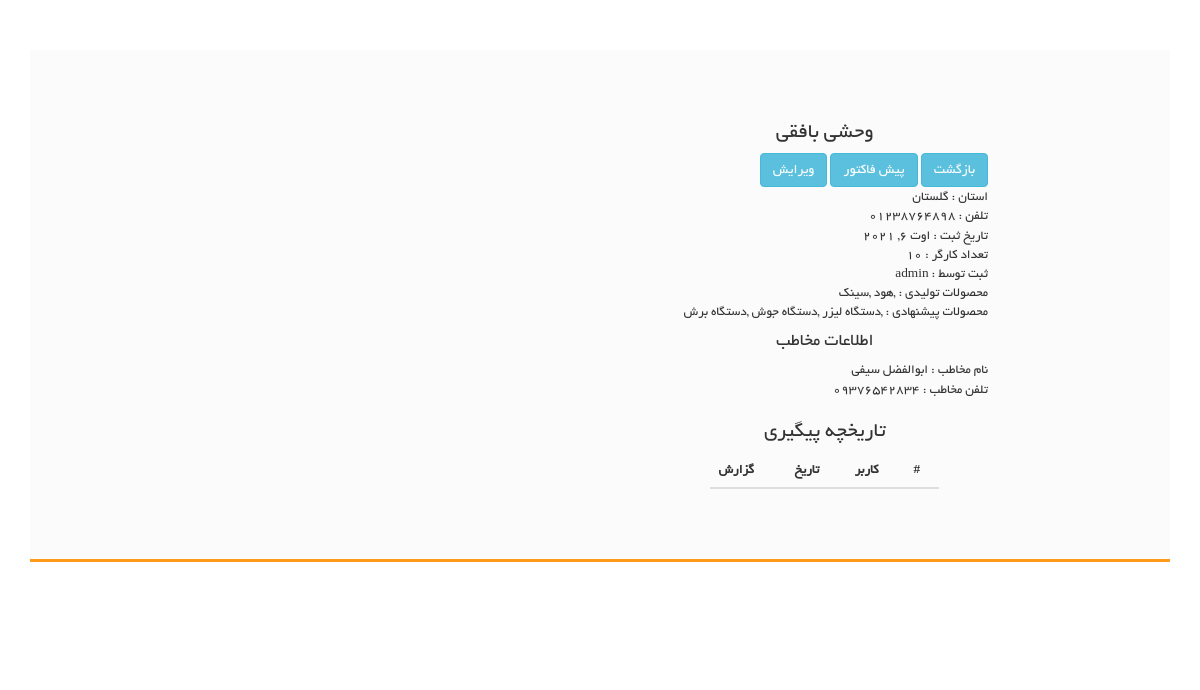
Before: /detailorg/4 (signed in) with the older database file.
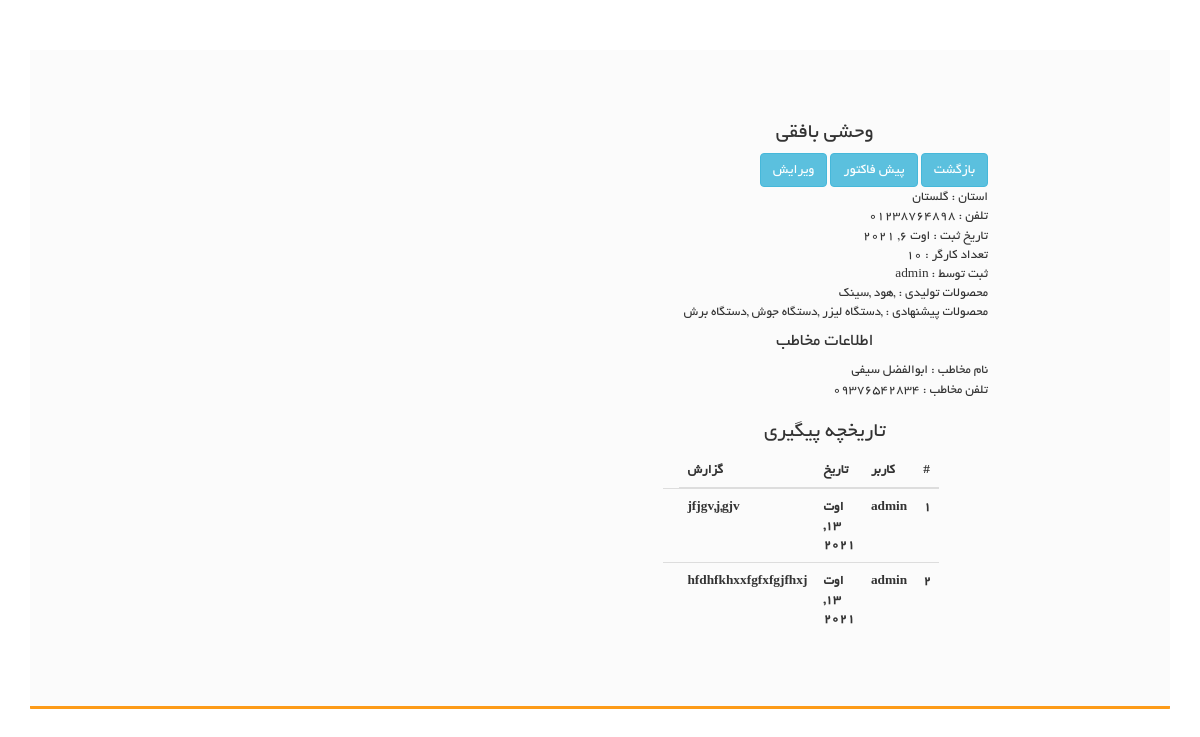
After: the same page with the newer database file.
### organization/models.py (models this page shows, shortened)
class OrganizationProduct(models.Model):
    name = models.CharField(max_length=50, verbose_name='محصولات تولیدی کارفرما')
    class Meta:
        verbose_name = 'محصول تولیدی'
        verbose_name_plural = 'محصولات تولیدی'
    def get_suggest_product(self):
        return [product for product in self.product_set.all()]

### product/models.py (models this page shows, shortened)
class Product(models.Model):
    name = models.CharField(max_length=150, verbose_name='اسم محصول', null=True)
    price = models.PositiveIntegerField(verbose_name='قیمت')
    tax = models.BooleanField(default=False, verbose_name='مشمول مالیات')
    file_pdf = models.FileField(upload_to='Product/PDFs', verbose_name='کاتولوگ محصول', blank=True,
                                validators=[FileExtensionValidator(['pdf'])])
    file_image = models.ImageField(upload_to='Product/Images', verbose_name='تصویر محصول', blank=True)
    description = models.TextField(verbose_name='ویژگی های فنی')
    organization_product = models.ManyToManyField('organization.OrganizationProduct', blank=True,
                                                  verbose_name='قابل استفاده برای تولید محصولات تولیدی')
    class Meta:
        verbose_name = 'محصول'
        verbose_name_plural = 'محصولات'

### quote/models.py (models this page shows)
class FollowUp(models.Model):
    organization = models.ForeignKey('organization.Organization', verbose_name="سازمان", on_delete=models.CASCADE)
    creator = models.ForeignKey(get_user_model(), verbose_name='کاربر ثبت کننده', on_delete=models.CASCADE)
    timestamp = models.DateTimeField(auto_now_add=True, verbose_name='تاریخ ثبت')
    text = models.TextField(verbose_name='متن پیگیری', default=None)
    class Meta:
        verbose_name = 'پیگیری'
        verbose_name_plural = 'پیگیری ها'

### organization/views.py (the view)
# urls.py: path('detailorg/<int:pk>',Organization_Detail.as_view(),name='detail'),
class Organization_Detail(DetailView):
    model = models.Organization
    template_name = 'organization/detail_organization.html'
    def get_context_data(self, **kwargs):
        follow_up = FollowUp.objects.filter(organization_id=self.kwargs['pk'],)
        organization = models.Organization.objects.get(pk=self.kwargs['pk'], creator=self.request.user)
        context = {'follow_up':follow_up, 'organization': organization}
        return context

### organization/models.py (called while the page is built)
    def get_organization_product(self):
        return [product.name for product in self.organization_product.all()]

    def get_suggest_product(self):
        p = list()
        for product in self.organization_product.all():
            for l in product.get_suggest_product():
                p.append(l.name)
        p = set(p)
        return list(p)

### templates/organization/detail_organization.html (shortened to what this page needs)
{% extends 'shared/_MainLayout.html' %}
{% load static %}
{% block content %}
        <div class="container">
        <section id="form">
            <div class="row">
                                <div class="col-sm-4 col-sm-offset-1">
                                        <div class="text-center">
                        <h2>{{ organization.organization_name }}</h2>
                    </div>
                    <div>
                        <a href="{% url 'organization:list' %}" class="btn btn-info">بازگشت</a>
                        <a href="{% url 'quote:form_quote' %}" class="btn btn-info">پیش فاکتور</a>
                        <a href="{% url 'organization:Update' organization.pk %}" class="btn btn-info">ویرایش</a>
                    </div>
                    <div class="card-body">
                        استان : {{ organization.province_name }}
                        <br>
                        تلفن : {{ organization.organization_phone }}
                        <br>
                        تاریخ ثبت : {{ organization.timestamp.date }}
                        <br>
                        تعداد کارگر : {{ organization.organization_staff }}
                        <br>
                        ثبت توسط : {{ organization.creator }}
                        <br>
                        محصولات تولیدی : {% for product in organization.get_organization_product %} ,{{ product }}{% endfor %}
                        <br>
                        محصولات پیشنهادی : {% for product in organization.get_suggest_product %} ,{{ product }} {% endfor %}
                    </div>
                    <div class="text-center">
                        <h4>اطلاعات مخاطب</h4>
                    </div>
                    <div class="card-body">
                        نام مخاطب : {{ organization.personnel_name }}
                        <br>
                        تلفن مخاطب : {{ organization.personnel_mobile }}
                        <br>
                    </div>
                    <div class="text-center">
                        <h2>تاریخچه پیگیری</h2>
                    </div>
                    <div class='text-white mt-lg-5' style="margin-left: 15%; margin-right: 15%;">
                        <table class='table table-dark'>
                            <thead>
                            <tr>
                                <th>#</th>
                                <th>کاربر</th>
                                <th>تاریخ</th>
                                <th>گزارش</th>
                            </tr>
                            </thead>
                            <tbody>
                            {% for followup in follow_up %}
                                <tr>
                                    <th>{{ forloop.counter }}</th>
                                    <th>
                                        {{ followup.creator }}
                                    </th>
                                    <th>{{ followup.timestamp.date }}</th>
                                    <th>
                                        {{ followup.text }}
                                    </th>
                                    <th>
                                </tr>
                            {% endfor %}
                            </tbody>
                        </table>
                    </div>
                </div>
            </div>
        </section>
    </div>
{% endblock %}

Changed rows visible on the page:
added FollowUp: creator "admin", timestamp "اوت 13, 2021", text "jfjgv,j,gjv"
added FollowUp: creator "admin", timestamp "اوت 13, 2021", text "hfdhfkhxxfgfxfgjfhxj"
